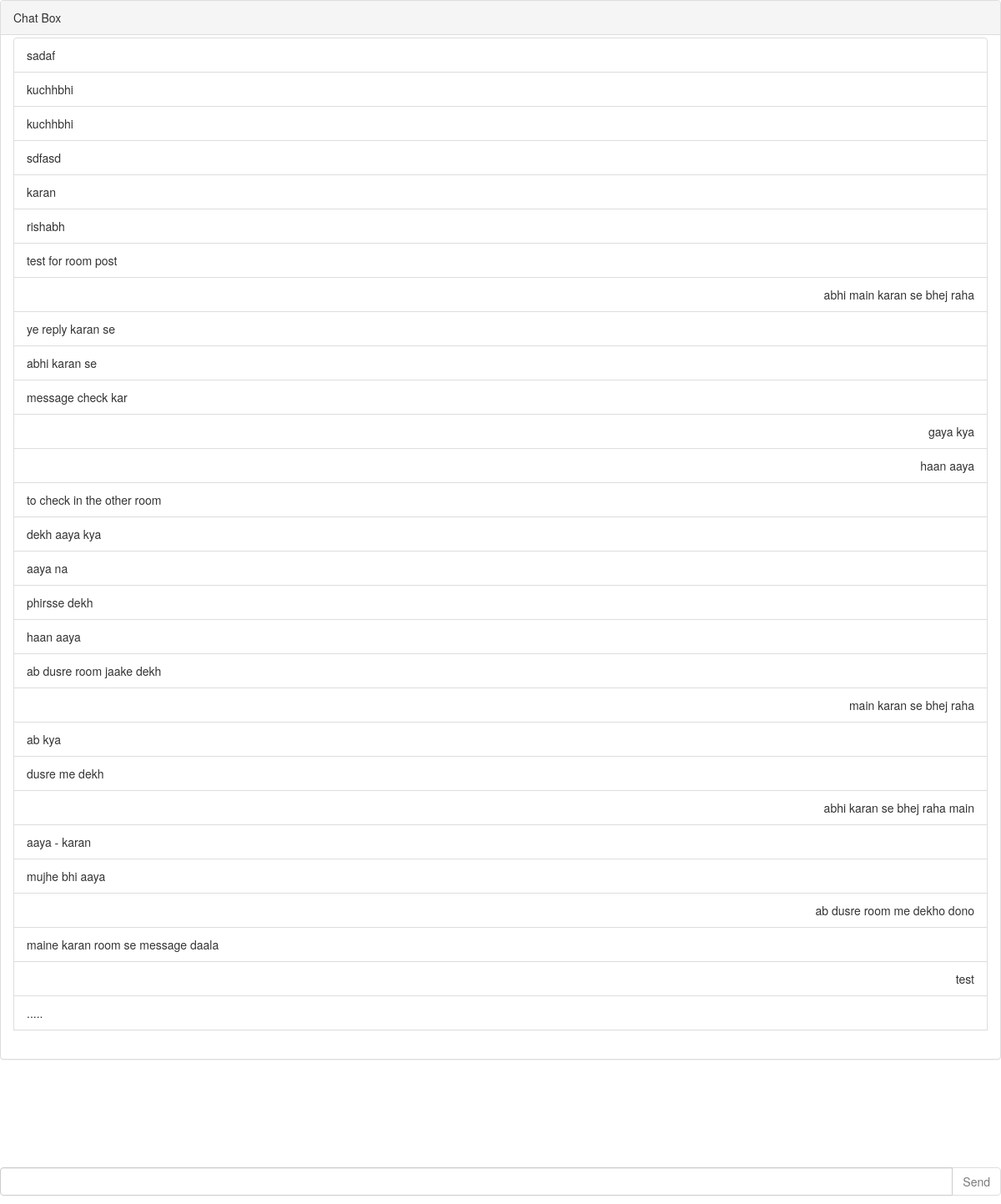
/chatroom/karan/ (signed in), run on the app's committed database.
### chatapp/models.py (models this page shows, shortened)
class Message(models.Model):
    user = models.ForeignKey(User, on_delete=models.CASCADE, null=True)
    name = models.CharField(max_length=100, null=True)
    messages = models.TextField(max_length=10000, null=True)
    created = models.DateTimeField(auto_now_add=True, null=True)
    ipaddress = models.GenericIPAddressField(null=True)

### chatapp/views.py (the view)
# urls.py: path('<room_name>/', views.activeroom, name='activeroom'),
def activeroom(request, room_name):
    print(room_name)
    if not request.user.is_anonymous:
        if Room.objects.filter(name=room_name).exists():
            messages = Message.objects.filter(name=room_name)
            return render(request, 'chatapp/home.html', {'chat': messages, 'room_key': room_name})
        else:
            return HttpResponseNotFound(render(request, 'chatapp/notfound.html'))
    return redirect('/login')

### chatapp/templates/chatapp/home.html (shortened to what this page needs)
{% load static %}
<html>
<head>
    <link rel="stylesheet" href="http://maxcdn.bootstrapcdn.com/bootstrap/3.3.5/css/bootstrap.min.css">
    <link rel="stylesheet" href="{% static 'chatapp/chat.css' %}">
</head>
<body>
    <div id="chat-body" class="panel panel-default">
        <div class="panel-heading">Chat Box</div>
        <div id="msg-list-div" class="panel-body">
            <ul id="msg-list" class="list-group">
                {% for obj in chat %}
                {% if obj.user == request.user %}
                <li class="text-right list-group-item" value='{{obj.id}}'>{{ obj.messages }}</li>
                {% else %}
                <li class="text-left list-group-item" value='{{obj.id}}'>{{ obj.messages }}</li>
                {% endif %} {% empty %}
                <li class="text-right list-group-item">No messages yet!</li>
                {% endfor %}
            </ul>
        </div>
    </div>
    <form id="chat-form" action='/post/' method='post'>
        <div id="chat-bottom" class="input-group">
            <input type="text" id="chat-msg" name="chat-msg" class="form-control" />
            <span class="input-group-btn">
                <input class="btn btn-default" id="send" type="submit" value="Send"/>
            </span>
        </div>
    </form>
</body>
</html>

### chatapp/static/chatapp/chat.css (style rules this page uses)
#chat-bottom { position: fixed; bottom: 10px; }
.panel-body { overflow-y: scroll; height: 85%; }

### data on the page
Message: {{ obj.id }} 1 (drawn), messages "sadaf"
Message: {{ obj.id }} 2 (drawn), messages "kuchhbhi"
Message: {{ obj.id }} 3 (drawn), messages "kuchhbhi"
Message: {{ obj.id }} 94 (drawn), messages "sdfasd"
Message: {{ obj.id }} 95 (drawn), messages "karan"
Message: {{ obj.id }} 96 (drawn), messages "rishabh"
Message: {{ obj.id }} 103 (drawn), messages "test for room post"
Message: {{ obj.id }} 106 (drawn), messages "abhi main karan se bhej raha"
Message: {{ obj.id }} 107 (drawn), messages "ye reply karan se"
Message: {{ obj.id }} 108 (drawn), messages "abhi karan se"
Message: {{ obj.id }} 109 (drawn), messages "message check kar"
Message: {{ obj.id }} 110 (drawn), messages "gaya kya"
Message: {{ obj.id }} 111 (drawn), messages "haan aaya"
Message: {{ obj.id }} 112 (drawn), messages "to check in the other room"
Message: {{ obj.id }} 114 (drawn), messages "dekh aaya kya"
Message: {{ obj.id }} 115 (drawn), messages "aaya na"
Message: {{ obj.id }} 116 (drawn), messages "phirsse dekh"
Message: {{ obj.id }} 117 (drawn), messages "haan aaya"
Message: {{ obj.id }} 118 (drawn), messages "ab dusre room jaake dekh"
Message: {{ obj.id }} 121 (drawn), messages "main karan se bhej raha"
Message: {{ obj.id }} 122 (drawn), messages "ab kya"
Message: {{ obj.id }} 123 (drawn), messages "dusre me dekh"
Message: {{ obj.id }} 124 (drawn), messages "abhi karan se bhej raha main"
Message: {{ obj.id }} 125 (drawn), messages "aaya - karan"
Message: {{ obj.id }} 126 (drawn), messages "mujhe bhi aaya"
Message: {{ obj.id }} 127 (drawn), messages "ab dusre room me dekho dono"
Message: {{ obj.id }} 128 (drawn), messages "maine karan room se message daala"
Message: {{ obj.id }} 130 (drawn), messages "test"
Message: {{ obj.id }} 131 (drawn), messages "....."
